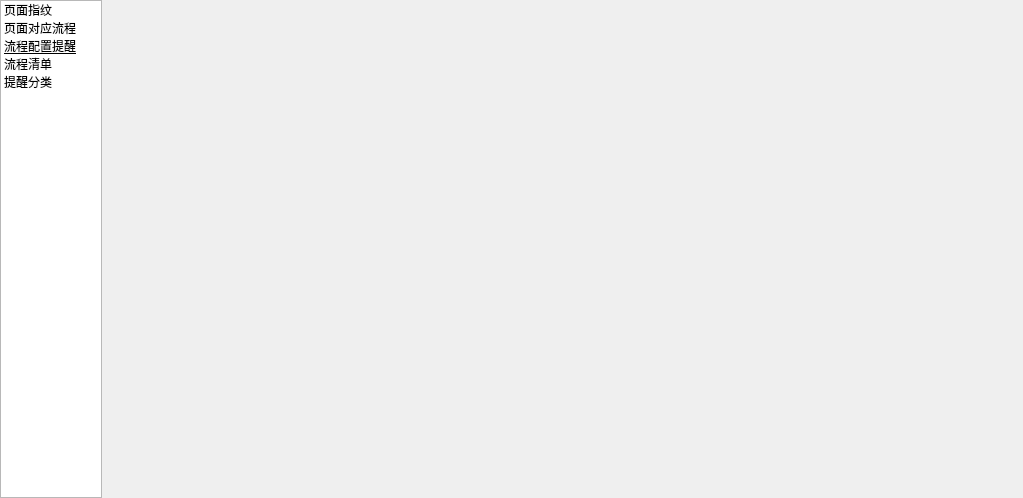
<?xml version="1.0" encoding="UTF-8"?>
<ui version="4.0">
 <class>ManagerConfig</class>
 <widget class="QWidget" name="ManagerConfig">
  <property name="geometry">
   <rect>
    <x>0</x>
    <y>0</y>
    <width>1023</width>
    <height>498</height>
   </rect>
  </property>
  <property name="windowTitle">
   <string>Form</string>
  </property>
  <layout class="QHBoxLayout" name="horizontalLayout" stretch="1,9">
   <property name="spacing">
    <number>0</number>
   </property>
   <property name="leftMargin">
    <number>0</number>
   </property>
   <property name="topMargin">
    <number>0</number>
   </property>
   <property name="rightMargin">
    <number>0</number>
   </property>
   <property name="bottomMargin">
    <number>0</number>
   </property>
   <item>
    <widget class="QListWidget" name="listWidget">
     <property name="sizePolicy">
      <sizepolicy hsizetype="Preferred" vsizetype="Preferred">
       <horstretch>0</horstretch>
       <verstretch>0</verstretch>
      </sizepolicy>
     </property>
     <item>
      <property name="text">
       <string>页面指纹</string>
      </property>
      <property name="icon">
       <iconset resource="pic.qrc">
        <normaloff>:/01/icon/01.ico</normaloff>:/01/icon/01.ico</iconset>
      </property>
     </item>
     <item>
      <property name="text">
       <string>页面对应流程</string>
      </property>
      <property name="icon">
       <iconset resource="pic.qrc">
        <normaloff>:/02/icon/02.ico</normaloff>:/02/icon/02.ico</iconset>
      </property>
     </item>
     <item>
      <property name="text">
       <string>流程配置提醒</string>
      </property>
      <property name="font">
       <font>
        <underline>true</underline>
       </font>
      </property>
      <property name="icon">
       <iconset resource="pic.qrc">
        <normaloff>:/07/icon/07.ico</normaloff>:/07/icon/07.ico</iconset>
      </property>
     </item>
     <item>
      <property name="text">
       <string>流程清单</string>
      </property>
      <property name="icon">
       <iconset resource="pic.qrc">
        <normaloff>:/06/icon/06.ico</normaloff>:/06/icon/06.ico</iconset>
      </property>
     </item>
     <item>
      <property name="text">
       <string>提醒分类</string>
      </property>
      <property name="icon">
       <iconset resource="pic.qrc">
        <normaloff>:/07/icon/07.ico</normaloff>:/07/icon/07.ico</iconset>
      </property>
     </item>
    </widget>
   </item>
   <item>
    <widget class="QStackedWidget" name="stackedWidget">
     <property name="sizePolicy">
      <sizepolicy hsizetype="Expanding" vsizetype="Expanding">
       <horstretch>0</horstretch>
       <verstretch>0</verstretch>
      </sizepolicy>
     </property>
     <property name="lineWidth">
      <number>0</number>
     </property>
     <property name="currentIndex">
      <number>2</number>
     </property>
     <widget class="PageFingerprint" name="PF"/>
     <widget class="PageToFlow" name="PFL"/>
     <widget class="FlowRemindType" name="FR"/>
     <widget class="WorkFlow" name="WF"/>
     <widget class="RemindType" name="RT"/>
    </widget>
   </item>
  </layout>
 </widget>
 <customwidgets>
  <customwidget>
   <class>PageToFlow</class>
   <extends>QWidget</extends>
   <header>biz.monitor_work_flow.ui.pagetoflow.h</header>
   <container>1</container>
  </customwidget>
  <customwidget>
   <class>PageFingerprint</class>
   <extends>QWidget</extends>
   <header>biz.monitor_work_flow.ui.pagefingerprint_event.h</header>
   <container>1</container>
  </customwidget>
  <customwidget>
   <class>WorkFlow</class>
   <extends>QWidget</extends>
   <header>biz.monitor_work_flow.ui.workflow.h</header>
   <container>1</container>
  </customwidget>
  <customwidget>
   <class>RemindType</class>
   <extends>QWidget</extends>
   <header>biz.monitor_work_flow.ui.remindtype.h</header>
   <container>1</container>
  </customwidget>
  <customwidget>
   <class>FlowRemindType</class>
   <extends>QWidget</extends>
   <header>biz.monitor_work_flow.ui.flowremindtype.h</header>
   <container>1</container>
  </customwidget>
 </customwidgets>
 <resources>
  <include location="pic.qrc"/>
 </resources>
 <connections/>
</ui>
